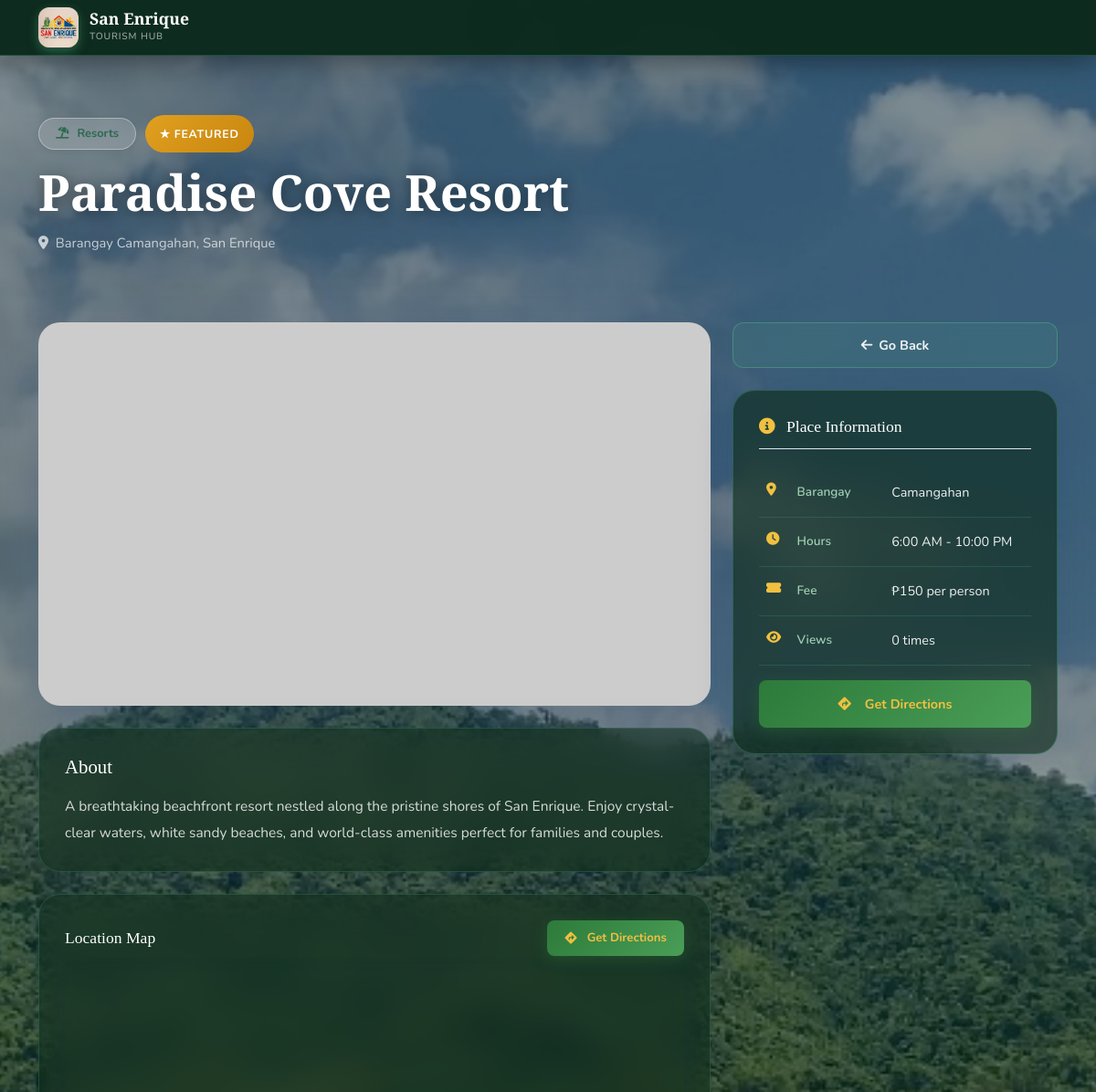
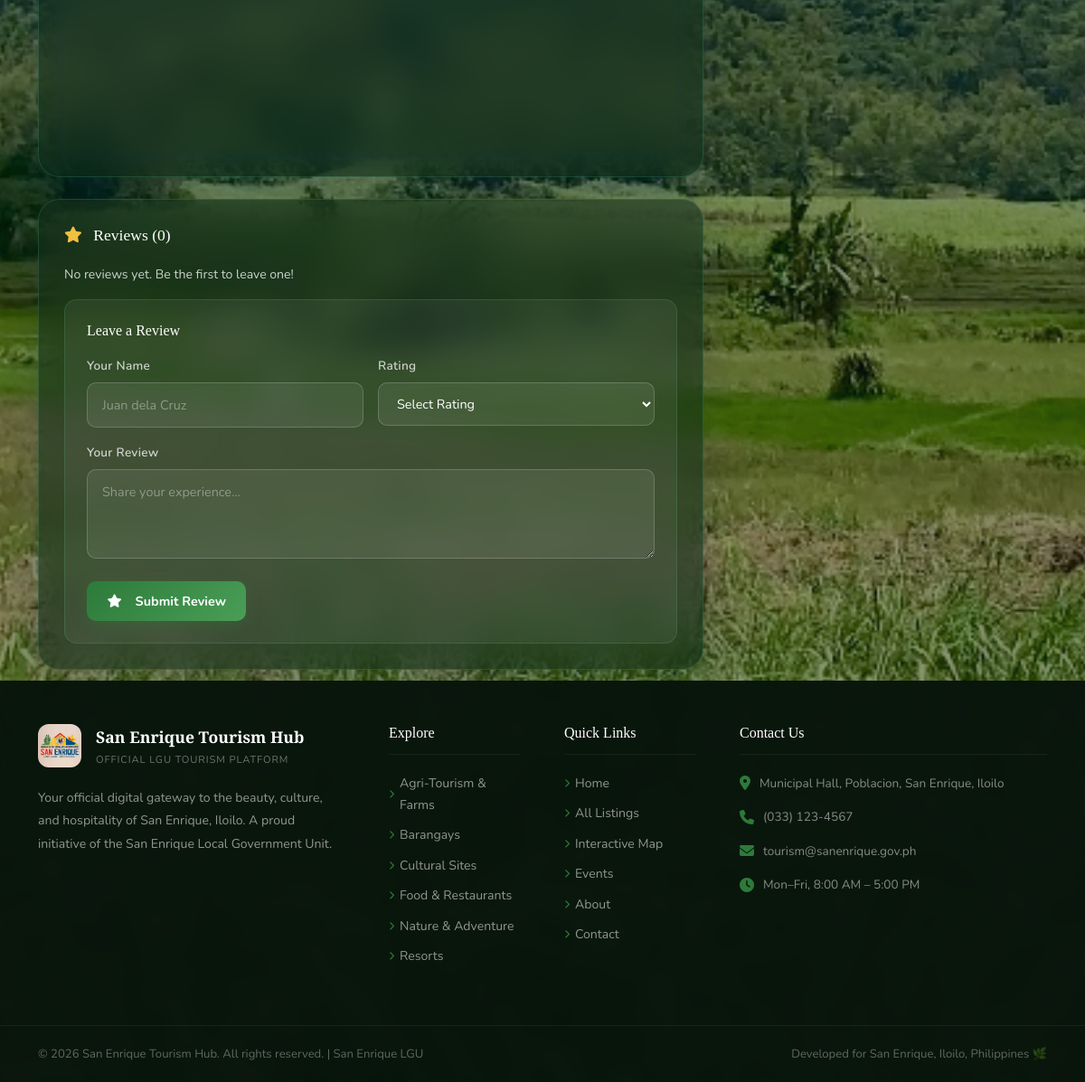
/listing.php?slug=paradise-cove-resort, run on the app's committed database (2 pictures, top to bottom).
### tables this page shows
CREATE TABLE IF NOT EXISTS listings (
    id INT AUTO_INCREMENT PRIMARY KEY,
    category_id INT NOT NULL,
    name VARCHAR(200) NOT NULL,
    slug VARCHAR(200) NOT NULL UNIQUE,
    description TEXT,
    address TEXT,
    barangay VARCHAR(100),
    contact VARCHAR(100),
    email VARCHAR(150),
    website VARCHAR(255),
    latitude DECIMAL(10, 8),
    longitude DECIMAL(11, 8),
    featured_image VARCHAR(500),
    gallery TEXT,
    video VARCHAR(512) DEFAULT '',
    operating_hours VARCHAR(255),
    entrance_fee VARCHAR(100),
    amenities TEXT,
    status ENUM('active','inactive','pending') DEFAULT 'active',
    is_featured TINYINT(1) DEFAULT 0,
    views INT DEFAULT 0,
    rating DECIMAL(3,2) DEFAULT 0.00,
    created_at TIMESTAMP DEFAULT CURRENT_TIMESTAMP,
    updated_at TIMESTAMP DEFAULT CURRENT_TIMESTAMP ON UPDATE CURRENT_TIMESTAMP,
    FOREIGN KEY (category_id) REFERENCES categories(id) ON DELETE CASCADE
);

CREATE TABLE IF NOT EXISTS categories (
    id INT AUTO_INCREMENT PRIMARY KEY,
    name VARCHAR(100) NOT NULL,
    slug VARCHAR(100) NOT NULL UNIQUE,
    icon VARCHAR(50) DEFAULT 'fas fa-map-marker-alt',
    color VARCHAR(20) DEFAULT '#2d6a4f',
    created_at TIMESTAMP DEFAULT CURRENT_TIMESTAMP
);

### includes/functions.php (called while the page is built, shortened)
<?php
function getCategories()
{
    $db = getDB();
    $result = $db->query("SELECT * FROM categories ORDER BY name");
    return $result ? $result->fetch_all(MYSQLI_ASSOC) : [];
}
function getListing($slug)
{
    $db = getDB();
    $slug = $db->real_escape_string($slug);
    $result = $db->query("SELECT l.*, c.name as category_name, c.icon, c.color, c.slug as cat_slug FROM listings l JOIN categories c ON l.category_id = c.id WHERE l.slug = '$slug' AND l.status = 'active' LIMIT 1");
    if ($result && $result->num_rows > 0) {
        $listing = $result->fetch_assoc();
        return $listing;
    }
    return null;
}
function placeholderImage($name = 'Place', $w = 600, $h = 400)
{
    return "https://placehold.co/{$w}x{$h}/2d6a4f/ffffff?text=" . urlencode($name);
}
function listingImage($img, $name = 'Place', $w = 600, $h = 400)
{
    if (!$img)
        return placeholderImage($name, $w, $h);
    $clean = preg_replace('#^(\.\./)+#', '', $img);
    $clean = ltrim($clean, '/');
    return BASE_URL . '/' . $clean;
}
?>

### listing.php (the view, shortened to what this page needs)
<?php
require_once 'includes/functions.php';
$slug = isset($_GET['slug']) ? sanitize($_GET['slug']) : '';
$listing = getListing($slug);
$db = getDB();
$reviews = $db->query("SELECT * FROM reviews WHERE listing_id = {$listing['id']} ORDER BY created_at DESC LIMIT 10")->fetch_all(MYSQLI_ASSOC);
$categories = getCategories();
?>
<!DOCTYPE html>
<html lang="en">
<head>
  <link rel="stylesheet" href="https://cdnjs.cloudflare.com/ajax/libs/font-awesome/6.4.0/css/all.min.css">
  <link href="https://cdn.jsdelivr.net/npm/bootstrap@5.3.0/dist/css/bootstrap.min.css" rel="stylesheet">
  <link rel="stylesheet" href="assets/css/style.css">
</head>
<body>
  <nav class="navbar-main scrolled">
          <div class="container">
      <div class="d-flex align-items-center justify-content-between w-100">
        <a href="index.php" class="navbar-brand-wrap text-decoration-none">
                      <img src="assets/images/san-enrique-logo.jpg" alt="San Enrique" class="brand-logo">
          <div class="brand-text-wrap">
            <div class="brand-name">San Enrique</div>
            <div class="brand-sub">Tourism Hub</div>
          </div>
        </a>
      </div>
    </div>
  </nav>
  <div class="page-hero">
    <div class="container">
      <div class="d-flex align-items-center flex-wrap" style="gap:0.6rem;margin-bottom:0.25rem;">
        <div class="listing-badge"
          style="color:<?= htmlspecialchars($listing['color']) ?>;background:rgba(255,255,255,0.15);border-radius:100px;padding:6px 18px;font-size:0.8rem;font-weight:700;border:1px solid rgba(255,255,255,0.35);display:inline-flex;align-items:center;backdrop-filter:blur(10px);">
          <i class="<?= htmlspecialchars($listing['icon']) ?> me-1"></i>
          <?= htmlspecialchars($listing['category_name']) ?>
        </div>
        <?php if ($listing['is_featured']): ?>
          <div class="featured-badge">★ FEATURED</div>
        <?php endif; ?>
      </div>
      <h1 class="page-hero-title mt-2"><?= htmlspecialchars($listing['name']) ?></h1>
      <p style="color:rgba(255,255,255,0.7);font-size:0.92rem;margin-top:0.5rem;">
        <i class="fas fa-map-marker-alt me-1"></i> <?= htmlspecialchars($listing['address'] ?: 'San Enrique, Iloilo') ?>
      </p>
    </div>
  </div>
  <div class="container py-5">
    <div class="row g-4">
      <div class="col-lg-8">
        <img src="<?= htmlspecialchars(listingImage($listing['featured_image'], $listing['name'], 1200, 600)) ?>"
          alt="<?= htmlspecialchars($listing['name']) ?>" class="listing-detail-img mb-4"
          onerror="this.src='https://placehold.co/1200x600/1b4332/ffffff?text=<?= urlencode($listing['name']) ?>'">
        <?php
        function publicCleanRichContent(string $html): string {
          $html = preg_replace('#</?o:[^>]*>#i', '', $html);
          $html = preg_replace('#<font[^>]*>(.*?)</font>#is', '$1', $html);
          $html = preg_replace('/\s*color\s*:\s*[^;"\s][^;"]*;?/i', '', $html);
          $html = preg_replace('/\s*background-color\s*:\s*[^;"\s][^;"]*;?/i', '', $html);
          $html = preg_replace('/\s+class="[^"]*Mso[^"]*"/i', '', $html);
          $html = preg_replace('/\s+lang="[^"]*"/i', '', $html);
          $html = preg_replace('/\bmso-[^;"\s][^;"]*;?\s*/i', '', $html);
          $html = preg_replace('/\s*font-size\s*:\s*[^;"\s][^;"]*;?/i', '', $html);
          $html = preg_replace('/\s+style="\s*"/i', '', $html);
          $html = preg_replace('/\s+color="[^"]*"/i', '', $html);
          $html = preg_replace('#<span\s*>([^<]*)</span>#i', '$1', $html);
          $html = preg_replace('/(\s*&nbsp;\s*)+/', ' ', $html);
          $html = preg_replace('#<p[^>]*>\s*</p>#i', '', $html);
          $allowed = '<p><br><b><strong><i><em><u><ul><ol><li><div><h1><h2><h3><h4><span><blockquote>';
          $html = strip_tags($html, $allowed);
          return trim($html);
        }
        $pubDesc = publicCleanRichContent($listing['description'] ?? '');
        ?>
        <div class="listing-info-box mb-4">
          <h3 style="font-size:1.3rem;color:var(--primary);margin-bottom:1rem;">About</h3>
          <div class="listing-rich-desc">
            <?php if ($pubDesc): ?>
              <?= $pubDesc ?>
            <?php else: ?>
              <p style="color:var(--text-muted);">No description available.</p>
            <?php endif; ?>
          </div>
        </div>
        <?php if ($listing['latitude'] && $listing['longitude']): ?>
          <div class="listing-info-box mb-4">
            <div class="d-flex align-items-center justify-content-between mb-3">
              <h3 style="font-size:1.1rem;color:var(--primary);margin:0;">Location Map</h3>
              <a href="https://www.google.com/maps/dir/?api=1&destination=<?= $listing['latitude'] ?>,<?= $listing['longitude'] ?>"
                target="_blank" class="btn-primary-main" style="padding:0.5rem 1.2rem;font-size:0.82rem;">
                <i class="fas fa-directions me-1"></i> Get Directions
              </a>
            </div>
            <div id="detailMap" class="detail-map"></div>
          </div>
        <?php endif; ?>
        <div class="listing-info-box">
          <h3 style="font-size:1.1rem;color:var(--primary);margin-bottom:1.25rem;">
            <i class="fas fa-star me-2" style="color:var(--gold);"></i> Reviews (<?= count($reviews) ?>)
          </h3>
          <div id="reviewsList" data-listing-id="<?= $listing['id'] ?>">
          <?php if ($reviews): ?>
            <div style="display:flex;flex-direction:column;gap:1rem;margin-bottom:1.5rem;">
              <?php foreach ($reviews as $review): ?>
                <div class="review-item" data-review-id="<?= $review['id'] ?>"
                  style="background: #243a2c;border-radius:12px;padding:1.25rem;border-left:3px solid var(--accent);">
                  <div class="d-flex align-items-center justify-content-between mb-1">
                    <strong
                      style="color:#b8ddbf;font-size:0.92rem;"><?= htmlspecialchars($review['reviewer_name'] ?: 'Anonymous') ?></strong>
                    <div class="stars" style="font-size:0.85rem;">
                      <?= str_repeat('★', $review['rating']) . str_repeat('☆', 5 - $review['rating']) ?></div>
                  </div>
                  <p style="color:var(--text-muted);font-size:0.87rem;margin:0;"><?= htmlspecialchars($review['comment']) ?>
                  </p>
                  <div style="font-size:0.75rem;color: #77787a;margin-top:0.5rem;">
                    <?= date('F j, Y', strtotime($review['created_at'])) ?></div>
                </div>
              <?php endforeach; ?>
            </div>
          <?php else: ?>
            <p style="color:var(--text-muted);font-size:0.88rem;">No reviews yet. Be the first to leave one!</p>
          <?php endif; ?>
          </div>
          <div style="background:var(--off-white);border-radius:12px;padding:1.5rem;border:1px solid var(--gray-100);">
            <h4 style="font-size:1rem;color:var(--primary);margin-bottom:1rem;">Leave a Review</h4>
            <form id="reviewForm">
              <div class="row g-3">
                <div class="col-md-6">
                  <label class="form-label-main">Your Name</label>
                  <input type="text" name="reviewer_name" class="form-control-main" placeholder="Juan dela Cruz">
                </div>
                <div class="col-md-6">
                  <label class="form-label-main">Rating</label>
                  <select name="rating" class="form-control-main" required>
                    <option value="">Select Rating</option>
                  </select>
                </div>
                <div class="col-12">
                  <label class="form-label-main">Your Review</label>
                  <textarea name="comment" class="form-control-main" rows="3" placeholder="Share your experience..."
                    required></textarea>
                </div>
                <div class="col-12">
                  <button type="submit" class="btn-primary-main">
                    <i class="fas fa-star me-2"></i>Submit Review
                  </button>
                </div>
              </div>
            </form>
          </div>
        </div>
      </div>
      <div class="col-lg-4">
        <a href="javascript:history.back()" class="btn-outline-listing-back mb-4 d-none d-lg-flex">
          <i class="fas fa-arrow-left"></i> Go Back
        </a>
        <div class="listing-info-box mb-4" style="position:sticky;top:90px;">
          <h4
            style="font-size:1.1rem;color:var(--primary);margin-bottom:1.25rem;padding-bottom:0.75rem;border-bottom:1px solid var(--gray-100);">
            <i class="fas fa-info-circle me-2" style="color:var(--accent);"></i> Place Information
          </h4>
          <?php if ($listing['barangay']): ?>
            <div class="info-row">
              <i class="fas fa-map-marker-alt ir-icon"></i>
              <div class="ir-label">Barangay</div>
              <div class="ir-value"><?= htmlspecialchars($listing['barangay']) ?></div>
            </div>
          <?php endif; ?>
          <?php if ($listing['operating_hours']): ?>
            <div class="info-row">
              <i class="fas fa-clock ir-icon"></i>
              <div class="ir-label">Hours</div>
              <div class="ir-value"><?= htmlspecialchars($listing['operating_hours']) ?></div>
            </div>
          <?php endif; ?>
          <?php if ($listing['entrance_fee']): ?>
            <div class="info-row">
              <i class="fas fa-ticket-alt ir-icon"></i>
              <div class="ir-label">Fee</div>
              <div class="ir-value"><?= htmlspecialchars($listing['entrance_fee']) ?></div>
            </div>
          <?php endif; ?>
          <div class="info-row">
            <i class="fas fa-eye ir-icon"></i>
            <div class="ir-label">Views</div>
            <div class="ir-value"><?= number_format($listing['views']) ?> times</div>
          </div>
          <?php if ($listing['latitude'] && $listing['longitude']): ?>
            <a href="https://www.google.com/maps/dir/?api=1&destination=<?= $listing['latitude'] ?>,<?= $listing['longitude'] ?>"
              target="_blank" class="btn-primary-main w-100 mt-3" style="justify-content:center;padding:0.85rem;">
              <i class="fas fa-directions me-2"></i> Get Directions
            </a>
          <?php endif; ?>
        </div>
      </div>
    </div>
  </div>
  <footer class="footer-main">
    <div class="container">
      <div class="row g-5">
        <div class="col-lg-4">
          <div class="footer-logo">
            <div class="d-flex align-items-center gap-3">
              <img src="assets/images/san-enrique-logo.jpg" alt="San Enrique" class="footer-logo-img">
              <div>
                <div class="footer-logo-title">San
                  Enrique Tourism Hub</div>
                <div class="footer-logo-sub">
                  Official LGU Tourism Platform</div>
              </div>
            </div>
          </div>
          <p class="footer-desc">
            Your official digital gateway to the beauty, culture, and hospitality of San Enrique, Iloilo. A proud
            initiative of the San Enrique Local Government Unit.
          </p>
        </div>
        <div class="col-6 col-lg-2">
          <h5 class="footer-heading">Explore</h5>
          <ul class="footer-links">
            <?php foreach ($categories as $cat): ?>
              <li><a href="explore.php?category=<?= htmlspecialchars($cat['slug']) ?>"><i
                    class="fas fa-chevron-right"></i> <?= htmlspecialchars($cat['name']) ?></a></li>
            <?php endforeach; ?>
          </ul>
        </div>
        <div class="col-6 col-lg-2">
          <h5 class="footer-heading">Quick Links</h5>
          <ul class="footer-links">
            <li><a href="index.php"><i class="fas fa-chevron-right"></i> Home</a></li>
            <li><a href="explore.php"><i class="fas fa-chevron-right"></i> All Listings</a></li>
            <li><a href="map.php"><i class="fas fa-chevron-right"></i> Interactive Map</a></li>
            <li><a href="#events"><i class="fas fa-chevron-right"></i> Events</a></li>
            <li><a href="#about"><i class="fas fa-chevron-right"></i> About</a></li>
            <li><a href="#contact"><i class="fas fa-chevron-right"></i> Contact</a></li>
          </ul>
        </div>
        <div class="col-lg-4">
          <h5 class="footer-heading">Contact Us</h5>
          <div style="display:flex;flex-direction:column;gap:0.9rem;">
            <div style="display:flex;gap:10px;align-items:flex-start;">
              <i class="fas fa-map-marker-alt" style="color:var(--accent);margin-top:3px;flex-shrink:0;"></i>
              <span style="font-size:0.85rem;color:rgba(255,255,255,0.5);">Municipal Hall, Poblacion, San Enrique,
                Iloilo</span>
            </div>
            <div style="display:flex;gap:10px;align-items:center;">
              <i class="fas fa-phone" style="color:var(--accent);flex-shrink:0;"></i>
              <span style="font-size:0.85rem;color:rgba(255,255,255,0.5);">(033) 123-4567</span>
            </div>
            <div style="display:flex;gap:10px;align-items:center;">
              <i class="fas fa-envelope" style="color:var(--accent);flex-shrink:0;"></i>
              <span style="font-size:0.85rem;color:rgba(255,255,255,0.5);">tourism@sanenrique.gov.ph</span>
            </div>
            <div style="display:flex;gap:10px;align-items:center;">
              <i class="fas fa-clock" style="color:var(--accent);flex-shrink:0;"></i>
              <span style="font-size:0.85rem;color:rgba(255,255,255,0.5);">Mon–Fri, 8:00 AM – 5:00 PM</span>
            </div>
          </div>
        </div>
      </div>
    </div>
    <div class="footer-bottom">
      <div class="container">
        <div class="d-flex flex-wrap justify-content-between align-items-center gap-2">
          <span>&copy; <?= date('Y') ?> San Enrique Tourism Hub. All rights reserved. | San Enrique LGU</span>
          <span>Developed for San Enrique, Iloilo, Philippines 🌿</span>
        </div>
      </div>
    </div>
  </footer>
</body>
</html>

### data on the page
listings: category.name "Resorts", name "Paradise Cove Resort", address "Barangay Camangahan, San Enrique", description "A breathtaking beachfront resort nestled along the pristine shores of San Enrique. Enjoy crystal-clear waters, white sandy beaches, and world-class amenities perfect for families and couples.", barangay "Camangahan", operating_hours "6:00 AM - 10:00 PM", entrance_fee "₱150 per person", views "0"
categories: name "Agri-Tourism & Farms"
categories: name "Barangays"
categories: name "Cultural Sites"
categories: name "Food & Restaurants"
categories: name "Nature & Adventure"
categories: name "Resorts"

### other printed values
count($reviews) "0"
